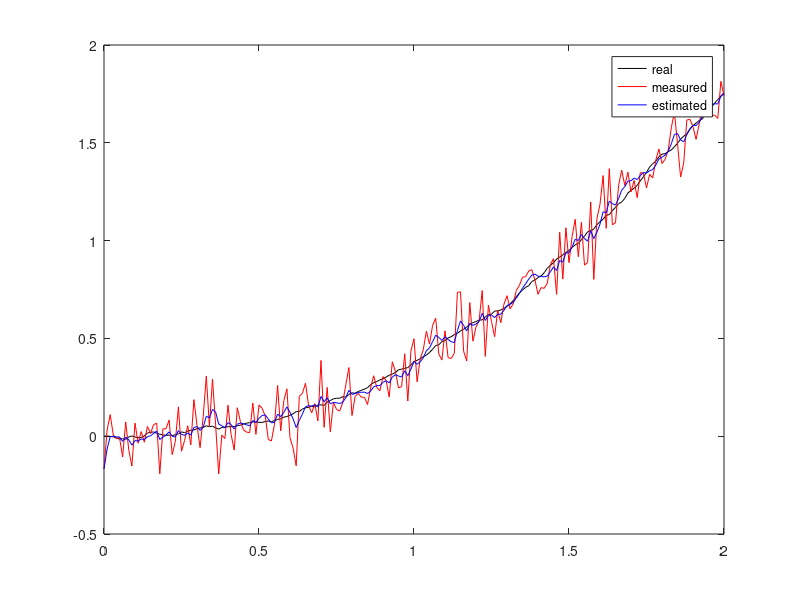

The MATLAB source for this figure:
clear all; clc; clf;

% Simulation Parameters
seconds=2;
dt=.01;
steps=seconds/dt;
timeline=0:dt:seconds;
% For linear systems 

% A Matrix
A=[0 1;
   0 0];
% B Matrix
B=[0 0;
   0 1];
% H (observation) Matrix
H=[1 0;
   0 0];
% Q (process error) Matrix
Q=eye(size(A))*.5;
% ATTENTION:for the next part take care with the dt variable, if the noise of your process is respect to time
w=Q*randn(size(Q,2),1)*dt; % w_k~N(0,Q) (montecarlo in process) 
% R (measurements error) Matrix
R=eye(size(A))*.1;

% Initial state
x=[0;0]; 
% First covariance estimate
P=eye(size(A))*.1;

xs=x; % all states (x) of the system

%% System simulation
for i=1:steps
  u=[0;1];
  % cumulative error
  w=Q*randn(size(Q,2),1)*dt;  % w_k~N(0,Q) (montecarlo in process)
  % if we have dx=Ax+Bu then our next state is going to be  x_{k}=(I+Adt)x_{k-1}+Budt+w
  xhat=(eye(size(A))+A*dt)*x+B*u*dt+w;
  xs=[xs,xhat];
  x=xhat;
end;
%% Measurements simulation
% non cumulative error for measurement
xm=xs+R*randn(size(xs));



%% plot(timeline(:),xs(1,:),'k',...
%% 	timeline(:),xm(1,:),'r-')

%% Kalman Filter
x=xm(:,1); %% first estimated state
xk=x; %% estimated states
F=eye(size(A))+A*dt;
for i=2:steps+1
  %% Prediction Step
  %% xhat=F*x+B*u; % Predicted state estimate with discrete time
  xhat=F*x+B*u*dt; % Predicted state estimate
  Phat=F*P*F'+Q*dt; % Predicted estimate covariance
  %% Observation Step
  z=xm(:,i);
  y=z-H*xhat; % Innovation: Measurement residual
  S=H*Phat*H'+R; % Innovation: Residual Covariance
  %% Update Step
  K=Phat*H'*inv(S); % Kalman gain
  x=xhat+K*y; % Updated state estimate
  xk=[xk,x];
  P=(eye(size(A))-K*H)*Phat;
end;

plot(timeline,xs(1,:),'k',...
	timeline,xm(1,:),'r-',...
	timeline,xk(1,:),'b');
legend('real','measured','estimated');
